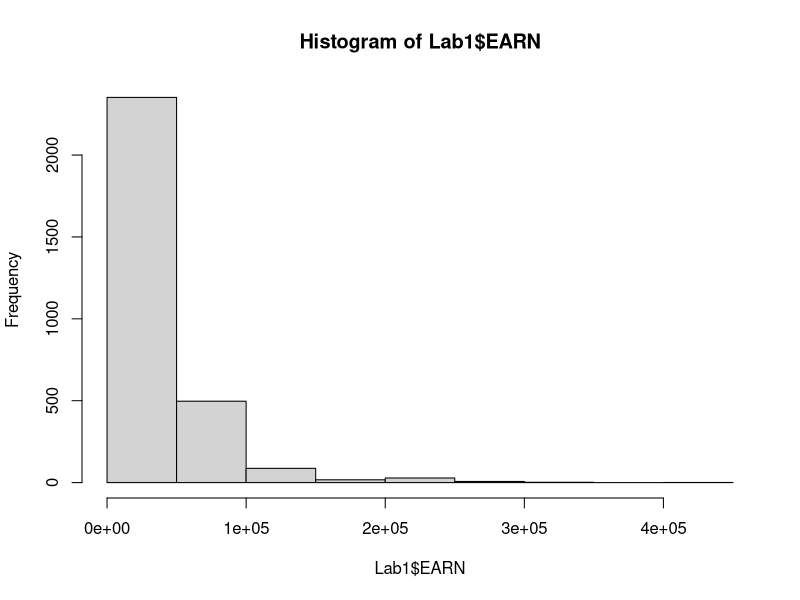
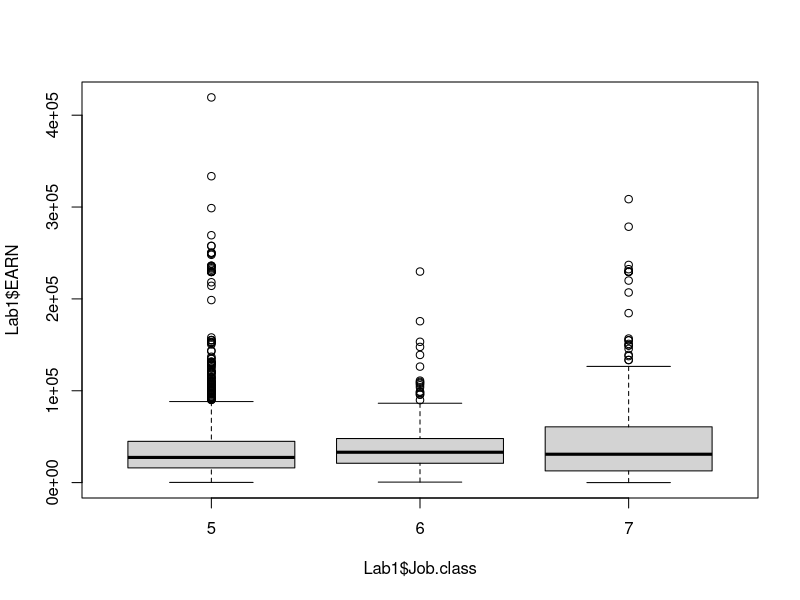
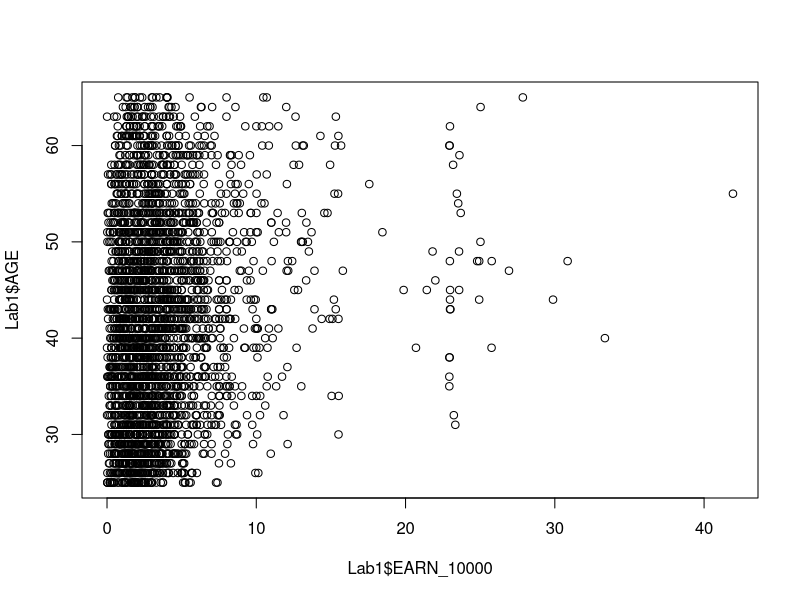

Write the R code that produced these figures, in order.
Lab1<-read.csv(file="Lab1.csv")

summary(Lab1$EARN)

table(Lab1$Job.class)

table.combine <- ftable(Lab1$EDUC, Lab1$Gender, Lab1$Job.class)
prop.table(table.combine)

hist(Lab1$EARN)

boxplot(Lab1$EARN~Lab1$Job.class)

Lab1$EARN_10000 = Lab1$EARN/10000

plot(Lab1$EARN_10000, Lab1$AGE)